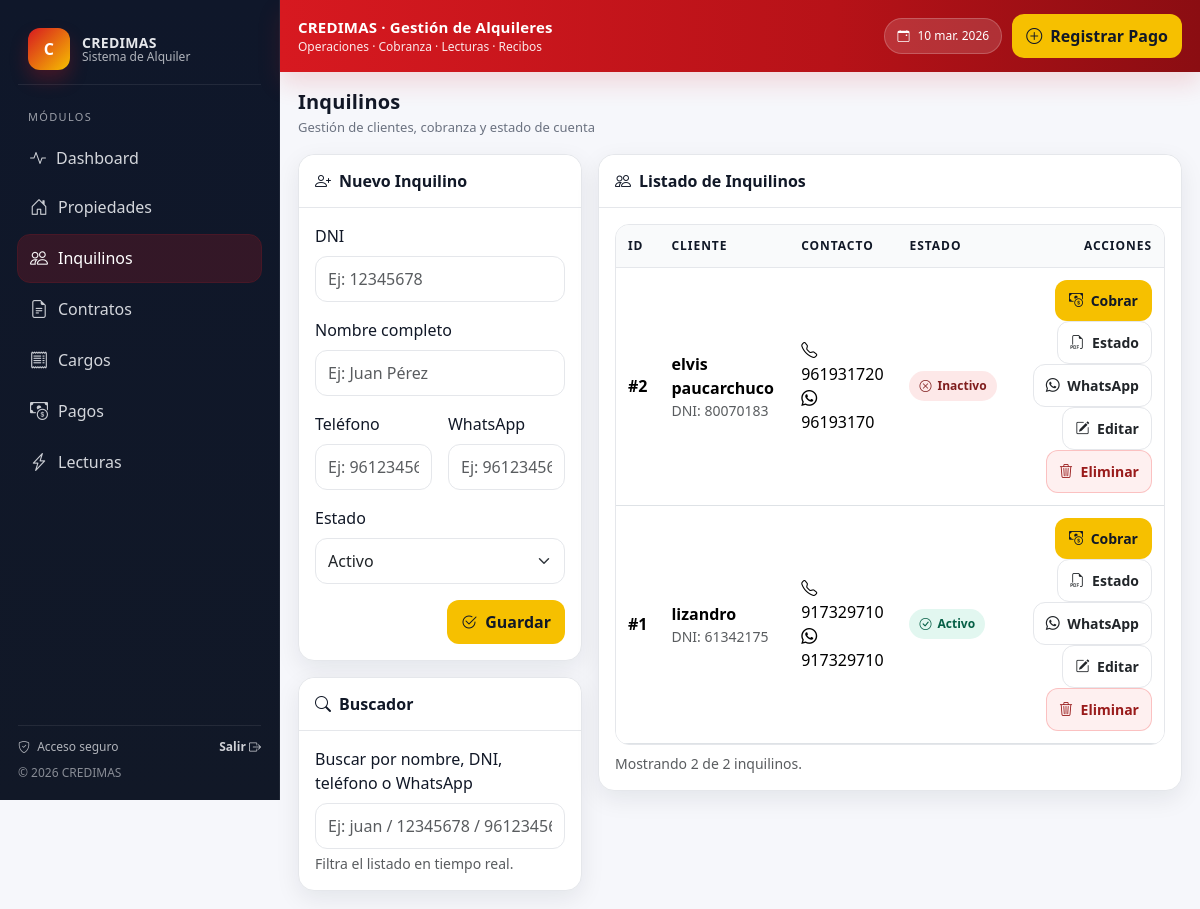
Before: /inquilinos with the older database file.
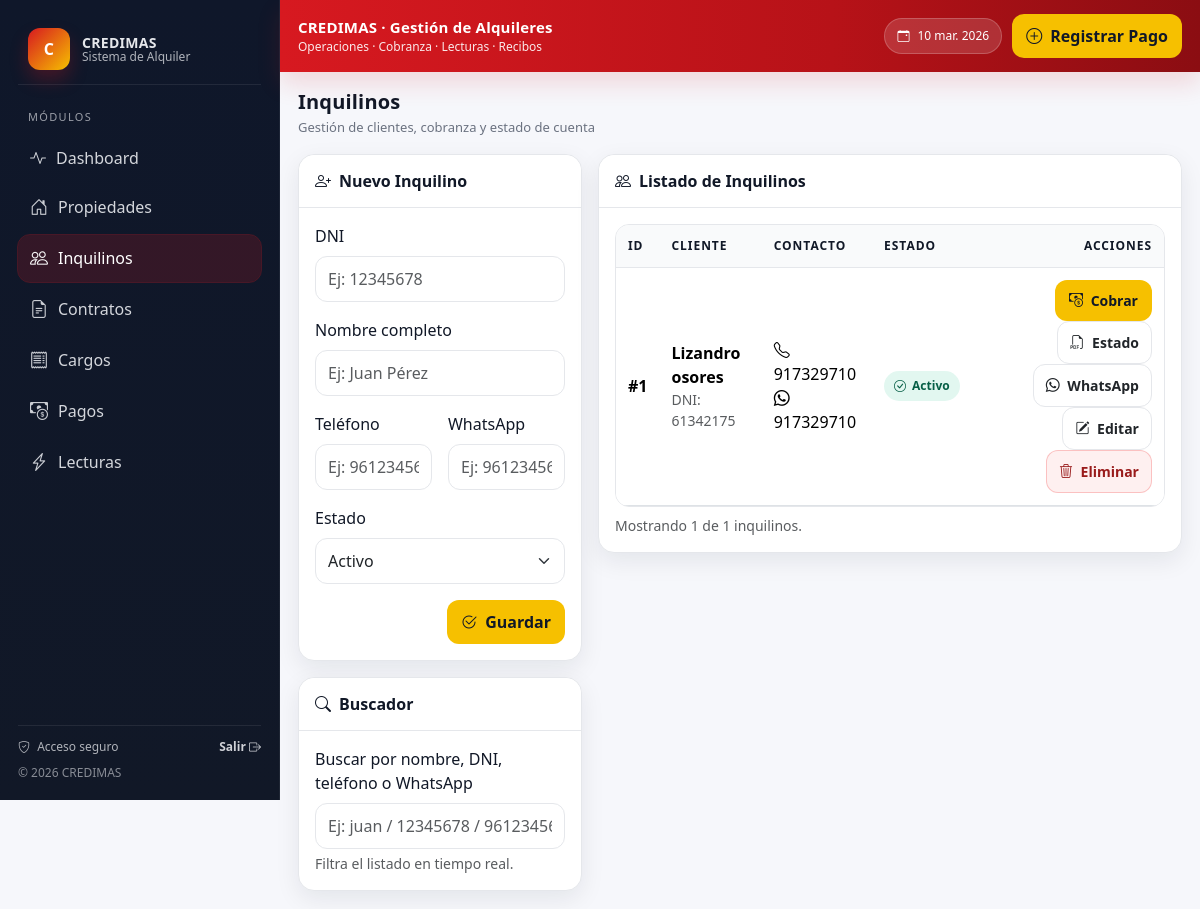
After: the same page with the newer database file.
### models.py (models this page shows)
class Inquilino(Base):
    __tablename__ = "inquilinos"
    id = Column(Integer, primary_key=True, index=True)
    dni = Column(String, unique=True, index=True, nullable=False)
    nombre = Column(String, nullable=False)
    telefono = Column(String, default="")
    whatsapp = Column(String, default="")
    estado = Column(String, default="Activo")
    contratos = relationship("Contrato", back_populates="inquilino")

### main.py (the view)
@app.get("/inquilinos", response_class=HTMLResponse)
def inquilinos_listar(request: Request):
    db = SessionLocal()
    try:
        inquilinos = db.query(Inquilino).order_by(Inquilino.id.desc()).all()
        return templates.TemplateResponse("inquilinos.html", {"request": request, "inquilinos": inquilinos})
    finally:
        db.close()

### templates/inquilinos.html (shortened to what the changed rows need)
{% extends "base.html" %}
{% block content %}
<div class="page-header">
  <div>
    <h1 class="page-title">Inquilinos</h1>
  </div>
</div>
<div class="row g-3">
  <div class="col-lg-8">
    <div class="card-pro">
      <div class="card-body">
        <div class="table-pro">
          <table class="table table-hover align-middle">
            <thead>
              <tr>
                <th>ID</th>
                <th>Cliente</th>
                <th>Contacto</th>
                <th>Estado</th>
                <th class="text-end">Acciones</th>
              </tr>
            </thead>
            <tbody id="tablaInquilinos">
              {% for i in inquilinos %}
              <tr class="inq-row"
                  data-search="
                    {{ (i.nombre or '')|lower }}
                    {{ (i.dni or '')|lower }}
                    {{ (i.telefono or '')|lower }}
                    {{ (i.whatsapp or '')|lower }}
                  ">
                <td class="fw-bold">#{{ i.id }}</td>
                <td>
                  <div class="fw-bold">{{ i.nombre }}</div>
                  <div class="text-muted small">DNI: {{ i.dni }}</div>
                </td>
                <td>
                  <div><i class="bi bi-telephone me-1"></i> {{ i.telefono or '-' }}</div>
                  <div><i class="bi bi-whatsapp me-1"></i> {{ i.whatsapp or '-' }}</div>
                </td>
                <td>
                  {% if i.estado == "Activo" %}
                    <span class="badge-soft success">
                      <i class="bi bi-check-circle"></i> Activo
                    </span>
                  {% else %}
                    <span class="badge-soft danger">
                      <i class="bi bi-x-circle"></i> Inactivo
                    </span>
                  {% endif %}
                </td>
                <td class="text-end">
                  <a class="btn btn-credimas btn-sm" href="/pagos?q={{ i.dni }}">
                    <i class="bi bi-cash-coin me-1"></i> Cobrar
                  </a>
                  <a class="btn btn-soft btn-sm" href="/inquilinos/{{ i.id }}/estado_cuenta.pdf" target="_blank">
                    <i class="bi bi-filetype-pdf me-1"></i> Estado
                  </a>
                  <a class="btn btn-soft btn-sm" href="/whatsapp/recordatorio/{{ i.id }}" target="_blank">
                    <i class="bi bi-whatsapp me-1"></i> WhatsApp
                  </a>
                  <a class="btn btn-soft btn-sm" href="/inquilinos/{{ i.id }}/editar">
                    <i class="bi bi-pencil-square me-1"></i> Editar
                  </a>
                  <form action="/inquilinos/{{ i.id }}/eliminar" method="post" class="d-inline"
                        onsubmit="return confirm('¿Eliminar inquilino #{{ i.id }}?');">
                    <button class="btn btn-danger-soft btn-sm" type="submit">
                      <i class="bi bi-trash3 me-1"></i> Eliminar
                    </button>
                  </form>
                </td>
              </tr>
              {% endfor %}
            </tbody>
          </table>
        </div>
        <div class="mt-2 text-muted small" id="contadorInquilinos"></div>
      </div>
    </div>
  </div>
</div>
{% endblock %}

Changed rows visible on the page:
removed Inquilino: id "2", nombre "elvis paucarchuco", dni "80070183", telefono "961931720", whatsapp "96193170", estado "Moroso" (drawn)
changed Inquilino id 1: nombre "lizandro" → "Lizandro osores"
Other visible differences:
text written by a page script: "Mostrando 2 de 2 inquilinos." → "Mostrando 1 de 1 inquilinos."
